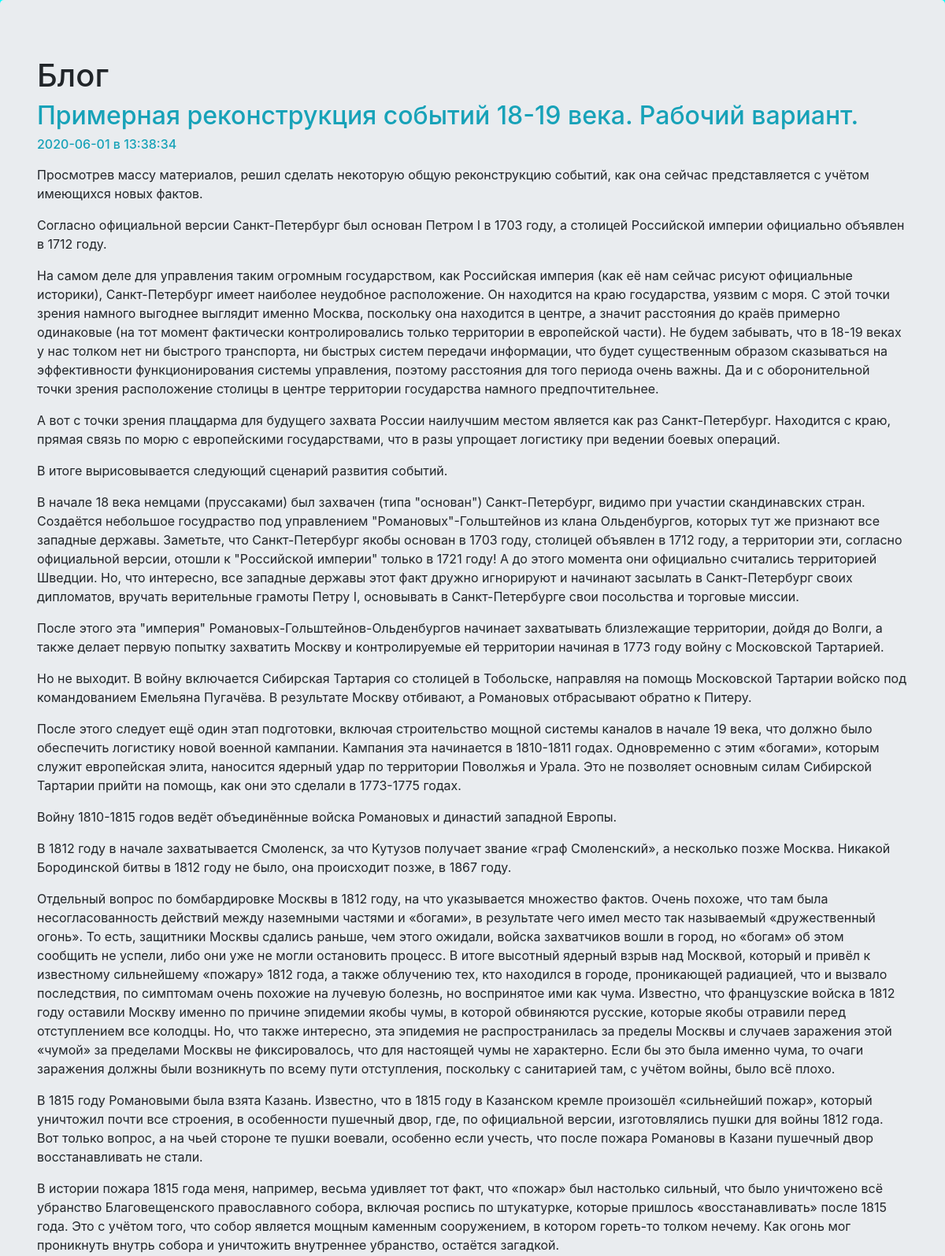
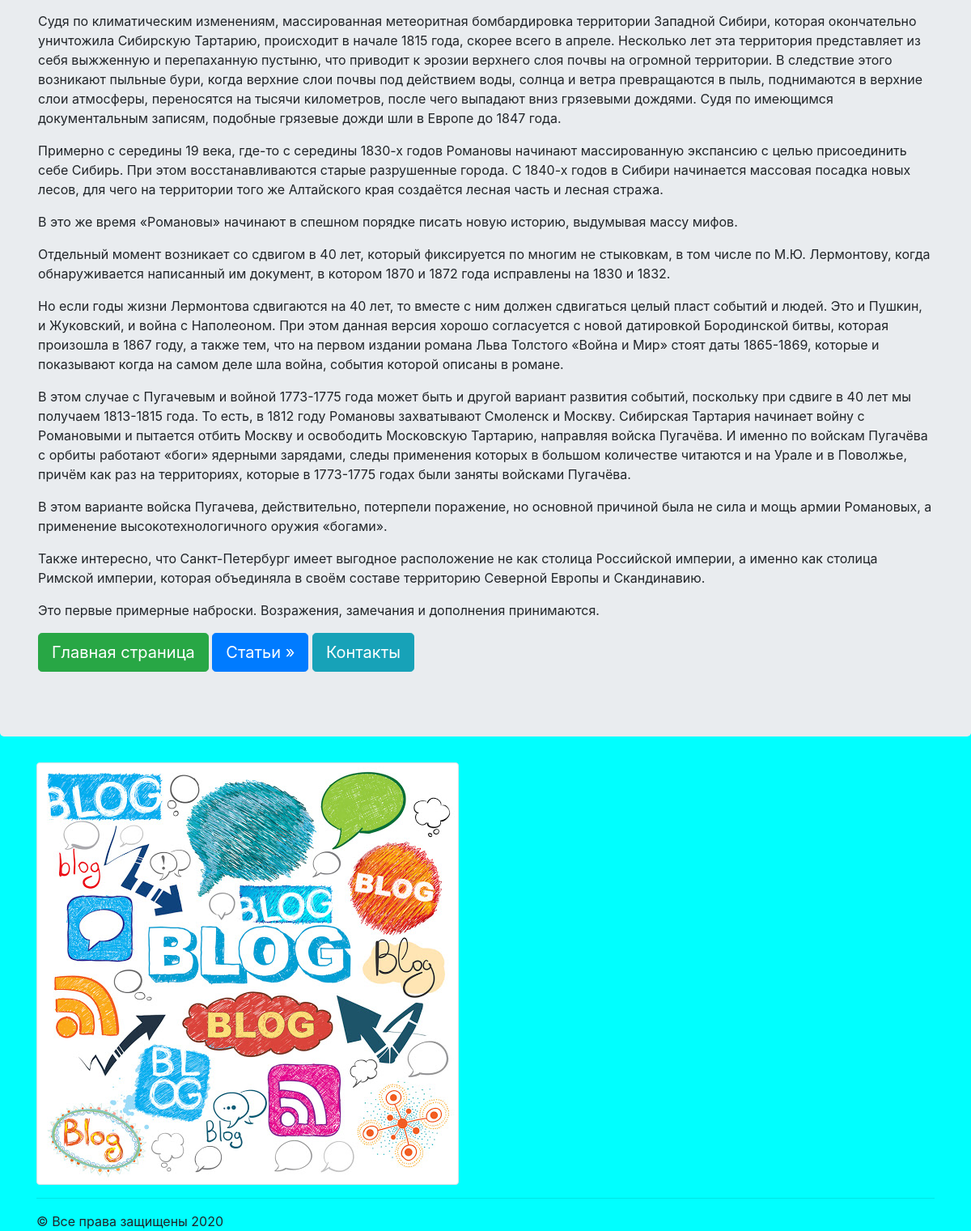
The page /articles/2 on the database its author committed (2 pictures, top to bottom).
### articles/models.py (models this page shows, shortened)
class Articles(models.Model):
    title = models.CharField(max_length=150)
    body = models.TextField()
    date = models.DateTimeField()

### articles/templates/articles/article.html
{% extends "mainPage/wrapper.html" %}
{% block content %}
    <h2 class="text-info">{{articles.title}}</h2>
    <h6 class="text-info">{{articles.date|date:"Y-m-d в H:i:s"}}</h6>
    <p>{{articles.body|safe|linebreaks}}</p>
{% endblock %}

### rows shown on the page
Articles: title "Примерная реконструкция событий 18-19 века. Рабочий вариант.", date "2020-06-01 в 13:38:34", body "Просмотрев массу материалов, решил сделать некоторую общую реконструкцию событий, как она сейчас представляется с учётом имеющихся новых фактов. Согласно официальной версии Санкт-Петербург был основан Петром I в 1703 году, а столицей Российской империи официально объявлен в 1712 году. На самом деле для управления таким огромным государством, как Российская империя (как её нам сейчас рисуют официальные историки), Санкт-Петербург имеет наиболее неудобное расположение. Он находится на краю государства, уязвим с моря. С этой точки зрения намного выгоднее выглядит именно Москва, поскольку она находится в центре, а значит расстояния до краёв примерно одинаковые (на тот момент фактически…"
